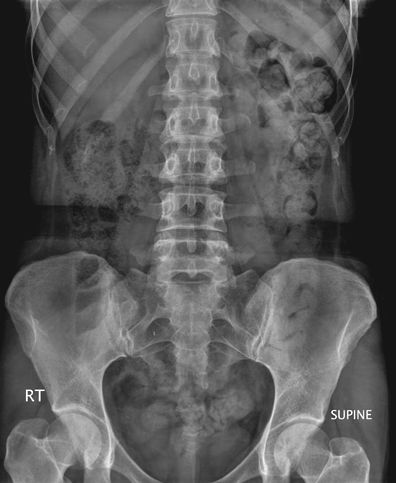
#> input picture IMAGENES/medica.jpg, 396 x 483 px, found by its file name
$ jupyter execute 'Práctica_4_PDI.ipynb'   (shell and % lines are left out)
#> lines starting #> are read from the running program, lines starting #| are printed output that depends on the picture
<a href="https://colab.research.google.com/github/JamalMorales/PDI/blob/main/PR%C3%81CTICAS%20PDI/Pr%C3%A1ctica_4_PDI.ipynb" target="_parent"></a>

# **Cargamos la libreria de Github para tener acceso a nuestras imagenes primero**

[cell 1]
%cd PDI

# **Despues cargamos nuestro codigo correspondiente**

[cell 2]
import cv2
import numpy as np
import matplotlib.pyplot as plt

#Jamal Morales Sánchez 2064497
#Evelyn Rubí Martinez Ruiz 2071292
#Abigail Montserrat Nieto Solís 2059067
#Reynaldo Holsen Gallegos González	1963727
#Jesús Antonio Segura Vences	1851396

# -------------------------------
# Parte 1: Procesamiento Geométrico
# -------------------------------

# -------------------------------
# Ejercicio 1: Traslación
# -------------------------------

# Cargar imagen en color

img_color = cv2.imread('IMAGENES/medica.jpg')
#> img_color is the input picture: shape (483, 396, 3); min 13, max 255, mean 90.9
img_rgb = cv2.cvtColor(img_color, cv2.COLOR_BGR2RGB)

#  Aplicar una traslación de (50, 30) píxeles en la dirección (x, y).

# Dimensiones de la imagen

rows, cols = img_rgb.shape[:2]
#> rows = 483; cols = 396

# Definir la matriz de traslación para (50, 30)

tx, ty = 50, 30
M1 = np.float32([[1, 0, tx], [0, 1, ty]])

# Aplicar la transformación afin

img_trans1 = cv2.warpAffine(img_rgb, M1, (cols, rows))
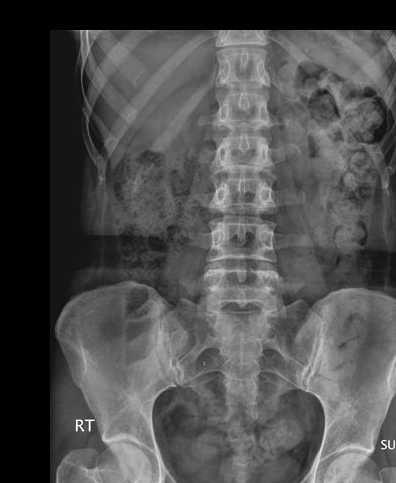
#> img_trans1: shape (483, 396, 3); min 0, max 255, mean 78.4

# Aplicamos la traslación con valores decimales (20.5, 15.5) pixeles

tx_dec, ty_dec = 20.5, 15.5
M2 = np.float32([[1, 0, tx_dec], [0, 1, ty_dec]])

# Aplicar la transformación afin

img_trans2 = cv2.warpAffine(img_rgb, M2, (cols, rows), flags=cv2.INTER_LINEAR)
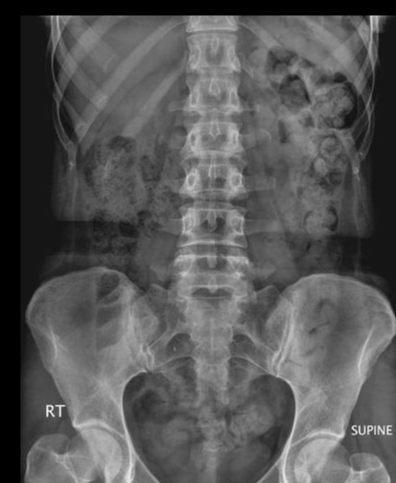
#> img_trans2: shape (483, 396, 3); min 0, max 244, mean 86.2

# Mostrar las imágenes

plt.figure(figsize=(12, 6))
plt.subplot(1, 3, 1)
plt.imshow(img_rgb)
plt.title('Imagen Original')
plt.axis('off')

plt.subplot(1, 3, 2)
plt.imshow(img_trans1)
plt.title('Traslación (50, 30) píxeles')
plt.axis('off')

plt.subplot(1, 3, 3)
plt.imshow(img_trans2)
plt.title('Traslación (20.5, 15.5) píxeles')
plt.axis('off')

plt.tight_layout()
plt.show()
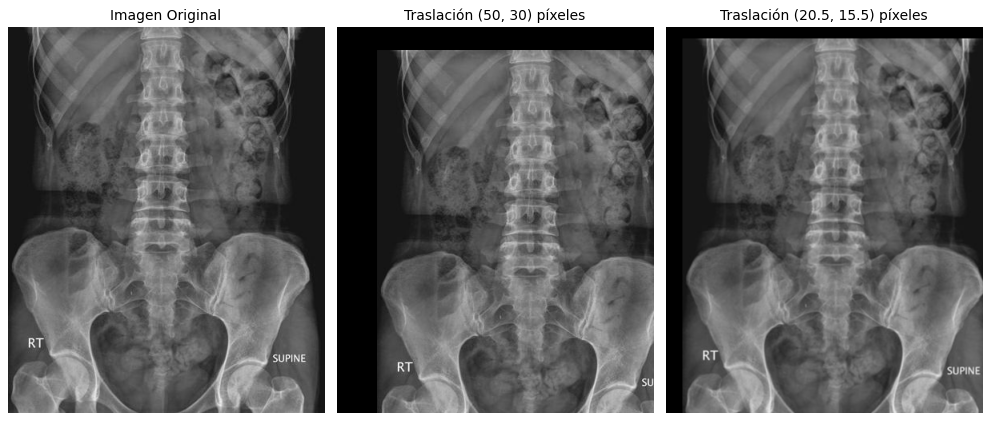
#> figure drawn by matplotlib, 3 panels

# -------------------------------
# Ejercicio 2: Rotación
# -------------------------------

# Definimos rotación de 45 grados alrededor del centro de la imagen

angulo = 45
centro = (cols // 2, rows // 2)
#> centro = (198, 241)
escala = 1.0

M_rot = cv2.getRotationMatrix2D(centro, angulo, escala)

# Aplicar la rotación

img_rotada = cv2.warpAffine(img_rgb, M_rot, (cols, rows))
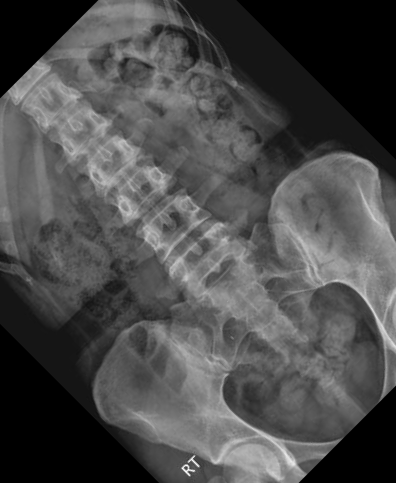
#> img_rotada: shape (483, 396, 3); min 0, max 252, mean 75.5

# Mostrar las imágenes

plt.figure(figsize=(10, 5))
plt.subplot(1, 2, 1)
plt.imshow(img_rgb)
plt.title('Imagen Original')
plt.axis('off')

plt.subplot(1, 2, 2)
plt.imshow(img_rotada)
plt.title('Rotación 45 grados')
plt.axis('off')

plt.tight_layout()
plt.show()

# -------------------------------
# Ejercicio 3: Escala
# -------------------------------

# Escalar la imagen al 150% y 50%

escala_150 = 1.5
escala_050 = 0.5

img_esc_150 = cv2.resize(img_rgb, None, fx=escala_150, fy=escala_150, interpolation=cv2.INTER_LINEAR)
img_esc_050 = cv2.resize(img_rgb, None, fx=escala_050, fy=escala_050, interpolation=cv2.INTER_LINEAR)

# Mostrar las imágenes

plt.figure(figsize=(12, 6))
plt.subplot(1, 3, 1)
plt.imshow(img_rgb)
plt.title('Imagen Original')

plt.subplot(1, 3, 2)
plt.imshow(img_esc_150)
plt.title('Escala 150%')

plt.subplot(1, 3, 3)
plt.imshow(img_esc_050)
plt.title('Escala 50%')

plt.tight_layout()
plt.show()

# -------------------------------
# Parte 2: Ecualización de histograma
# -------------------------------

# Cargar imagen en escala de grises

img2_rgb = cv2.imread('IMAGENES/contraste.jpg')
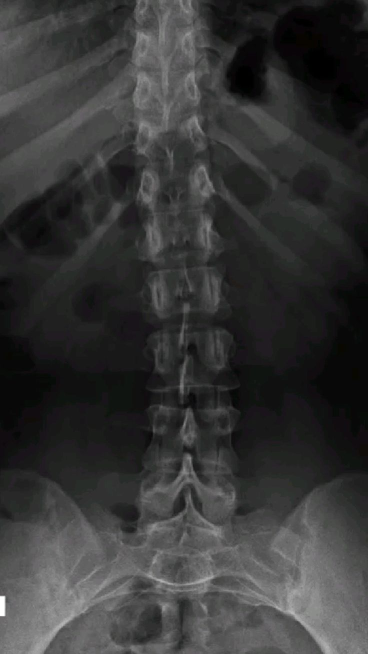
#> input picture IMAGENES/contraste.jpg, 736 x 1308 px, found by its file name (shown at 1/2 size)
#> img2_rgb is the input picture: shape (1308, 736, 3); mean B, G, R 54.5, 54.7, 54.5
img2_gray = cv2.cvtColor(img2_rgb, cv2.COLOR_BGR2GRAY)

# Obtener histograma original

hist_original = cv2.calcHist([img2_gray], [0], None, [256], [0, 256])
#> hist_original = 256 values, max 35060 at index 24, min 0 at index 190, mean 3760.5

# Aplicar ecualización de histograma

img2_eq = cv2.equalizeHist(img2_gray)
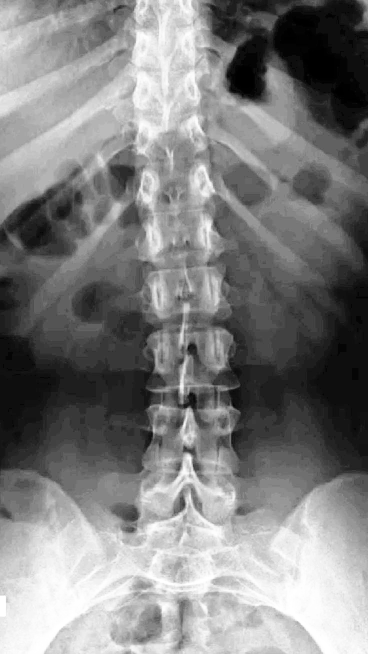
#> img2_eq: shape (1308, 736) (shown at 1/2 size); min 0, max 255, mean 128.7

# Obtener histograma ecualizado

hist_eq = cv2.calcHist([img2_eq], [0], None, [256], [0, 256])
#> hist_eq = 256 values, max 35060 at index 56, min 0 at index 3, mean 3760.5

# Mostrar imágenes y histogramas

plt.figure(figsize=(12, 8))
plt.subplot(2, 2, 1)
plt.imshow(img2_gray, cmap='gray')
plt.title('Imagen Original en Escala de Grises')
plt.axis('off')

plt.subplot(2, 2, 2)
plt.plot(hist_original, color='black')
plt.title('Histograma Original')
plt.xlim([0, 256])
plt.ylim([0, max(hist_original)*1.1])
plt.grid()
plt.xlabel('Intensidad de píxel')
plt.ylabel('Número de píxeles')
plt.tight_layout()

plt.subplot(2, 2, 3)
plt.imshow(img2_eq, cmap='gray')
plt.title('Imagen Ecualizada')
plt.axis('off')

plt.subplot(2, 2, 4)
plt.plot(hist_eq, color='black')
plt.title('Histograma Ecualizado')
plt.xlim([0, 256])
plt.ylim([0, max(hist_eq)*1.1])
plt.grid()
plt.xlabel('Intensidad de píxel')
plt.ylabel('Número de píxeles')
plt.tight_layout()

plt.tight_layout()
plt.show()
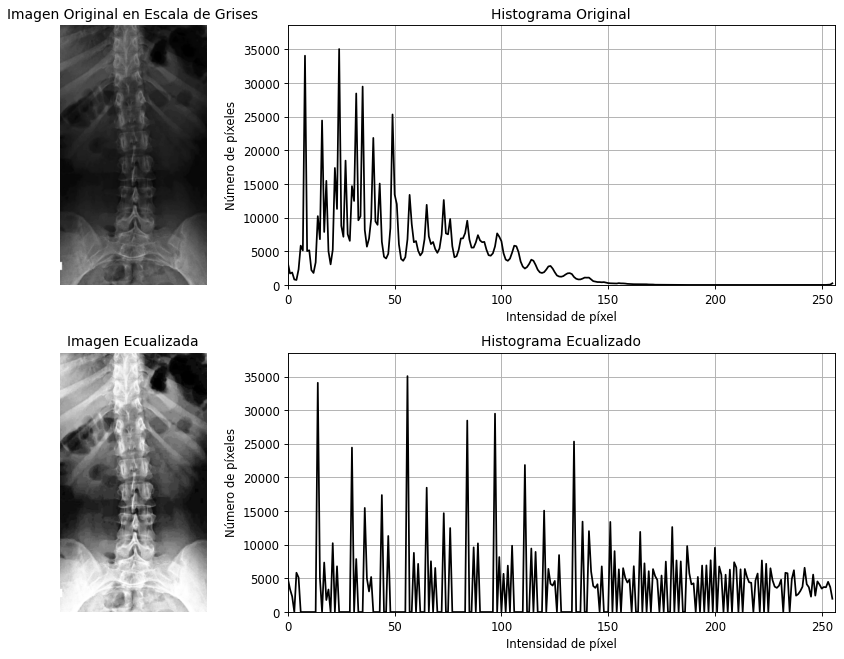
#> figure drawn by matplotlib, 4 panels; panel 2: curve peaks at x = 24, y = 35060; panel 4: curve peaks at x = 56, y = 35060
